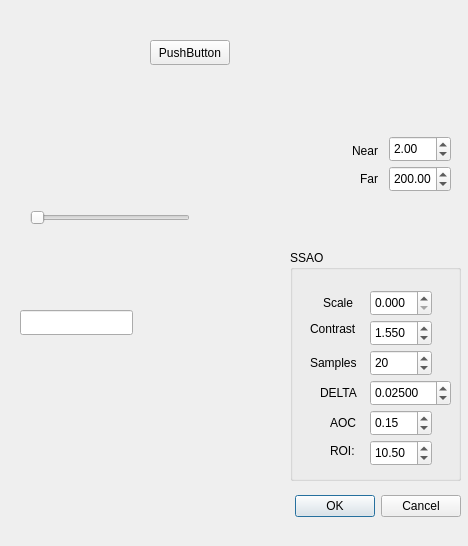
<?xml version="1.0" encoding="UTF-8"?>
<ui version="4.0">
 <class>OptionsDialog</class>
 <widget class="QDialog" name="OptionsDialog">
  <property name="geometry">
   <rect>
    <x>0</x>
    <y>0</y>
    <width>468</width>
    <height>546</height>
   </rect>
  </property>
  <property name="windowTitle">
   <string>Dialog</string>
  </property>
  <property name="autoFillBackground">
   <bool>true</bool>
  </property>
  <widget class="QDialogButtonBox" name="buttonBox">
   <property name="geometry">
    <rect>
     <x>120</x>
     <y>490</y>
     <width>341</width>
     <height>32</height>
    </rect>
   </property>
   <property name="orientation">
    <enum>Qt::Horizontal</enum>
   </property>
   <property name="standardButtons">
    <set>QDialogButtonBox::Cancel|QDialogButtonBox::Ok</set>
   </property>
  </widget>
  <widget class="QSlider" name="horizontalSlider">
   <property name="geometry">
    <rect>
     <x>30</x>
     <y>210</y>
     <width>160</width>
     <height>16</height>
    </rect>
   </property>
   <property name="orientation">
    <enum>Qt::Horizontal</enum>
   </property>
  </widget>
  <widget class="QPushButton" name="pushButton">
   <property name="geometry">
    <rect>
     <x>150</x>
     <y>40</y>
     <width>80</width>
     <height>25</height>
    </rect>
   </property>
   <property name="text">
    <string>PushButton</string>
   </property>
  </widget>
  <widget class="QLabel" name="label">
   <property name="geometry">
    <rect>
     <x>330</x>
     <y>442</y>
     <width>31</width>
     <height>17</height>
    </rect>
   </property>
   <property name="text">
    <string>ROI:</string>
   </property>
  </widget>
  <widget class="QLabel" name="label_2">
   <property name="geometry">
    <rect>
     <x>330</x>
     <y>414</y>
     <width>31</width>
     <height>17</height>
    </rect>
   </property>
   <property name="text">
    <string>AOC</string>
   </property>
  </widget>
  <widget class="QLabel" name="label_3">
   <property name="geometry">
    <rect>
     <x>320</x>
     <y>384</y>
     <width>41</width>
     <height>17</height>
    </rect>
   </property>
   <property name="text">
    <string>DELTA</string>
   </property>
  </widget>
  <widget class="QLabel" name="label_4">
   <property name="geometry">
    <rect>
     <x>310</x>
     <y>354</y>
     <width>54</width>
     <height>17</height>
    </rect>
   </property>
   <property name="text">
    <string>Samples</string>
   </property>
  </widget>
  <widget class="QLineEdit" name="lineEdit">
   <property name="geometry">
    <rect>
     <x>20</x>
     <y>310</y>
     <width>113</width>
     <height>25</height>
    </rect>
   </property>
  </widget>
  <widget class="QDoubleSpinBox" name="spinBoxRoi">
   <property name="geometry">
    <rect>
     <x>370</x>
     <y>440</y>
     <width>62</width>
     <height>26</height>
    </rect>
   </property>
   <property name="value">
    <double>10.500000000000000</double>
   </property>
  </widget>
  <widget class="QDoubleSpinBox" name="spinBoxAoc">
   <property name="geometry">
    <rect>
     <x>370</x>
     <y>410</y>
     <width>62</width>
     <height>26</height>
    </rect>
   </property>
   <property name="singleStep">
    <double>0.100000000000000</double>
   </property>
   <property name="value">
    <double>0.150000000000000</double>
   </property>
  </widget>
  <widget class="QDoubleSpinBox" name="spinBoxDelta">
   <property name="geometry">
    <rect>
     <x>370</x>
     <y>380</y>
     <width>81</width>
     <height>26</height>
    </rect>
   </property>
   <property name="decimals">
    <number>5</number>
   </property>
   <property name="maximum">
    <double>20.000000000000000</double>
   </property>
   <property name="singleStep">
    <double>0.005000000000000</double>
   </property>
   <property name="value">
    <double>0.025000000000000</double>
   </property>
  </widget>
  <widget class="QDoubleSpinBox" name="SpinBoxSamples">
   <property name="geometry">
    <rect>
     <x>370</x>
     <y>350</y>
     <width>62</width>
     <height>26</height>
    </rect>
   </property>
   <property name="decimals">
    <number>0</number>
   </property>
   <property name="value">
    <double>20.000000000000000</double>
   </property>
  </widget>
  <widget class="QDoubleSpinBox" name="doubleSpinBox">
   <property name="geometry">
    <rect>
     <x>389</x>
     <y>136</y>
     <width>62</width>
     <height>26</height>
    </rect>
   </property>
   <property name="value">
    <double>2.000000000000000</double>
   </property>
  </widget>
  <widget class="QDoubleSpinBox" name="spinFarPlane">
   <property name="geometry">
    <rect>
     <x>389</x>
     <y>166</y>
     <width>62</width>
     <height>26</height>
    </rect>
   </property>
   <property name="maximum">
    <double>3000.000000000000000</double>
   </property>
   <property name="value">
    <double>200.000000000000000</double>
   </property>
  </widget>
  <widget class="QLabel" name="label_5">
   <property name="geometry">
    <rect>
     <x>352</x>
     <y>142</y>
     <width>31</width>
     <height>17</height>
    </rect>
   </property>
   <property name="text">
    <string>Near</string>
   </property>
  </widget>
  <widget class="QLabel" name="label_6">
   <property name="geometry">
    <rect>
     <x>360</x>
     <y>170</y>
     <width>21</width>
     <height>17</height>
    </rect>
   </property>
   <property name="text">
    <string>Far</string>
   </property>
  </widget>
  <widget class="QLabel" name="label_7">
   <property name="geometry">
    <rect>
     <x>310</x>
     <y>320</y>
     <width>54</width>
     <height>17</height>
    </rect>
   </property>
   <property name="text">
    <string>Contrast</string>
   </property>
  </widget>
  <widget class="QLabel" name="label_8">
   <property name="geometry">
    <rect>
     <x>323</x>
     <y>294</y>
     <width>31</width>
     <height>17</height>
    </rect>
   </property>
   <property name="text">
    <string>Scale</string>
   </property>
  </widget>
  <widget class="QDoubleSpinBox" name="doubleSpinBox_2">
   <property name="geometry">
    <rect>
     <x>370</x>
     <y>320</y>
     <width>62</width>
     <height>26</height>
    </rect>
   </property>
   <property name="decimals">
    <number>3</number>
   </property>
   <property name="value">
    <double>1.550000000000000</double>
   </property>
  </widget>
  <widget class="QGroupBox" name="groupBox">
   <property name="geometry">
    <rect>
     <x>290</x>
     <y>250</y>
     <width>171</width>
     <height>231</height>
    </rect>
   </property>
   <property name="title">
    <string>SSAO</string>
   </property>
   <widget class="QDoubleSpinBox" name="scaleSpinBox_3">
    <property name="geometry">
     <rect>
      <x>80</x>
      <y>40</y>
      <width>62</width>
      <height>26</height>
     </rect>
    </property>
    <property name="decimals">
     <number>3</number>
    </property>
   </widget>
  </widget>
  <zorder>groupBox</zorder>
  <zorder>buttonBox</zorder>
  <zorder>horizontalSlider</zorder>
  <zorder>pushButton</zorder>
  <zorder>label</zorder>
  <zorder>label_2</zorder>
  <zorder>label_3</zorder>
  <zorder>label_4</zorder>
  <zorder>lineEdit</zorder>
  <zorder>spinBoxRoi</zorder>
  <zorder>spinBoxAoc</zorder>
  <zorder>spinBoxDelta</zorder>
  <zorder>SpinBoxSamples</zorder>
  <zorder>doubleSpinBox</zorder>
  <zorder>spinFarPlane</zorder>
  <zorder>label_5</zorder>
  <zorder>label_6</zorder>
  <zorder>label_7</zorder>
  <zorder>label_8</zorder>
  <zorder>doubleSpinBox_2</zorder>
 </widget>
 <resources/>
 <connections>
  <connection>
   <sender>buttonBox</sender>
   <signal>accepted()</signal>
   <receiver>OptionsDialog</receiver>
   <slot>accept()</slot>
   <hints>
    <hint type="sourcelabel">
     <x>248</x>
     <y>254</y>
    </hint>
    <hint type="destinationlabel">
     <x>157</x>
     <y>274</y>
    </hint>
   </hints>
  </connection>
  <connection>
   <sender>buttonBox</sender>
   <signal>rejected()</signal>
   <receiver>OptionsDialog</receiver>
   <slot>reject()</slot>
   <hints>
    <hint type="sourcelabel">
     <x>316</x>
     <y>260</y>
    </hint>
    <hint type="destinationlabel">
     <x>286</x>
     <y>274</y>
    </hint>
   </hints>
  </connection>
 </connections>
</ui>
